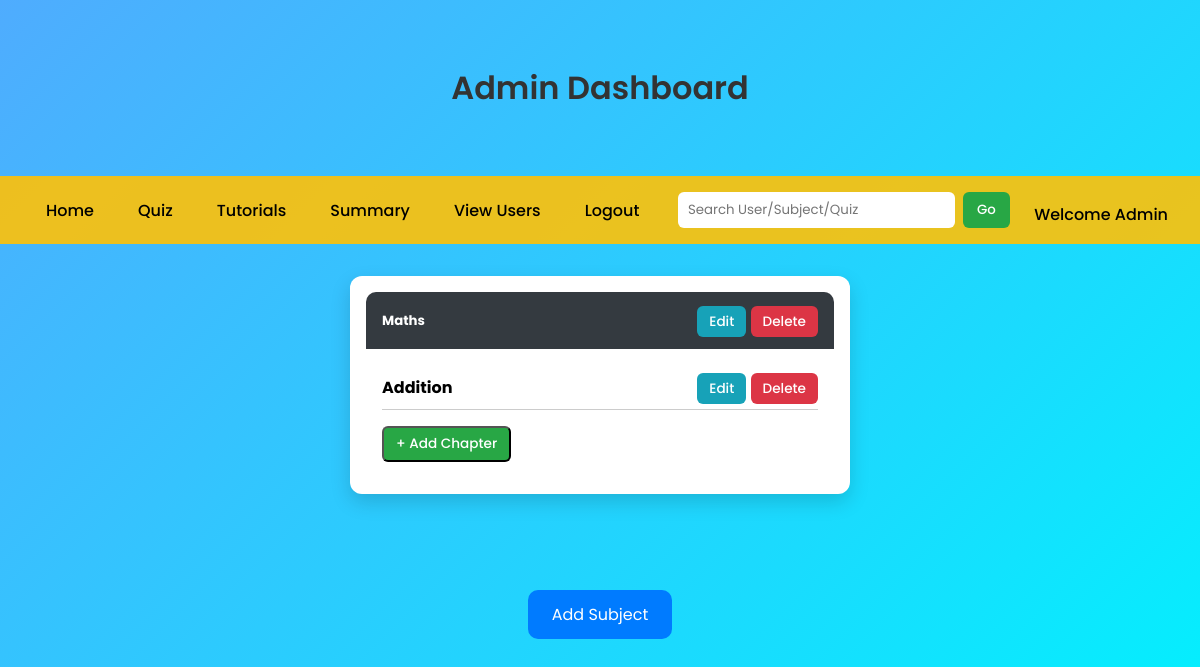
/admin_Dashboard, run on an earlier commit of the app's database.
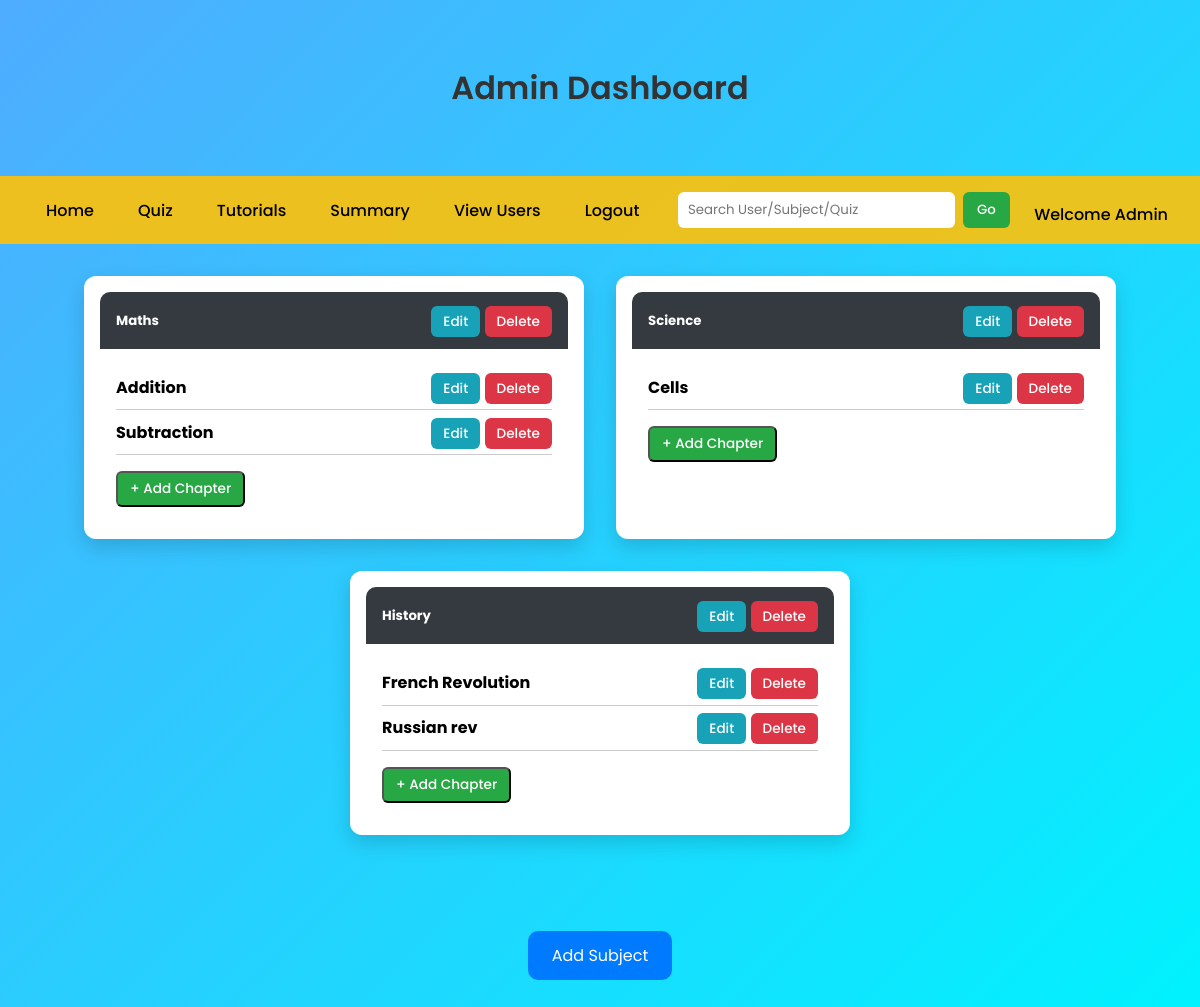
And on a later commit of the database.
### app.py (models this page shows)
class Subject(db.Model):
    __tablename__ = 'subject'
    sub_id = db.Column(db.Integer, autoincrement=True, primary_key=True)
    sub_name = db.Column(db.String(20), unique=True, nullable=False)
    desc = db.Column(db.String(50))
    chapters = db.relationship("Chapter", backref='subject', lazy=True, cascade="all, delete")

class Chapter(db.Model):
    __tablename__ = 'chapter'
    chap_id = db.Column(db.Integer, autoincrement=True, primary_key=True)
    chap_name = db.Column(db.String(20), unique=True, nullable=False)
    standard = db.Column(db.Integer, nullable=False)
    desc = db.Column(db.String(50))
    sub_id = db.Column(db.Integer, db.ForeignKey("subject.sub_id", ondelete="CASCADE"), nullable=False)
    quizzes = db.relationship("Quiz", backref='chapter', lazy=True, cascade="all, delete")
    tutorials = db.relationship("Tutorials", backref='chapter', lazy=True, cascade="all, delete")

### app.py (the view)
@app.route('/admin_Dashboard')
def admin_Dashboard():
    sub=Subject.query.all()
    return render_template('adminDashboard.html',sub=sub)

### app.py (called while the page is built)
@app.before_request
def create_tables():
    db.create_all()
    if not User.query.filter_by(email="Admin12@gmail.com").first():
        admin=User(name="Admin", email="Admin12@gmail.com", password=generate_password_hash("Silvia06@10"), std=0, dob=datetime.strptime("2006-06-01", "%Y-%m-%d").date(),admin=True)
        db.session.add(admin)
        db.session.commit()

### templates/adminDashboard.html (shortened to what this page needs)
<!DOCTYPE html>
<html lang="en">
<head>
</head>
<body>
  <div class="container">
    <h3>Admin Dashboard</h3>
  </div>
  <nav>
    <ul>
      <li><a href="/admin_Dashboard">Home</a></li>
      <li><a href="/quiz_Management">Quiz</a></li>
      <li><a href="/tutorials">Tutorials</a></li>
      <li><a href="/summary">Summary</a></li>
      <li><a href="/viewUsers">View Users</a></li>
      <li><a href="{{url_for('logout')}}">Logout</a></li>
    </ul>
    <form class="navbar-form" action="{{url_for('admin_search')}}" method="GET">
      <input type="search" placeholder="Search User/Subject/Quiz" name="query" id="ad_search"/>
      <button type="submit">Go</button>
    </form>
    <span class="welcome">Welcome Admin</span>
  </nav>
  <div class="container">
    <div class="row">
      {% for subject in sub %}
      <div class="card">
        <div class="card-header">
          <h5>{{ subject.sub_name }}</h5>
          <span>
            <a href="/editSubject/{{ subject.sub_id }}" class="btn btn-info">Edit</a>
            <a href="/deleteSubject/{{ subject.sub_id }}" class="btn btn-danger">Delete</a>
          </span>
        </div>
        <div class="card-body">
          {% for chapter in subject.chapters %}
          <div class="d-flex">
            <span><strong>{{ chapter.chap_name }}</strong></span>
            <span>
              <a href="/editChapter/{{ chapter.chap_id }}" class="btn btn-info">Edit</a>
              <a href="/deleteChapter/{{ chapter.chap_id }}" class="btn btn-danger">Delete</a>
            </span>
          </div>
          {% endfor %}
          <form action="{{ url_for('add_chapter', sub_id=subject.sub_id) }}" method="POST">
            <button type="submit" class="btn btn-success">+ Add Chapter</button>
          </form>
        </div>
      </div>
      {% endfor %}
    </div>
  </div>
  <div class="container text-center">
    <form id="addSubject" action="{{ url_for('add_subject') }}">
      <input type="submit" class="btn-primary" value="Add Subject" />
    </form>
  </div>
</body>
</html>

What changed in the data, as far as the page shows it:
added Chapter: chap_name "Subtraction", shown under Subject "Maths"
added Subject: sub_name "Science"
added Chapter: chap_name "Cells", shown under "Science"
added Subject: sub_name "History"
added Chapter: chap_name "French Revolution", shown under "History"
added Chapter: chap_name "Russian rev", shown under "History"
